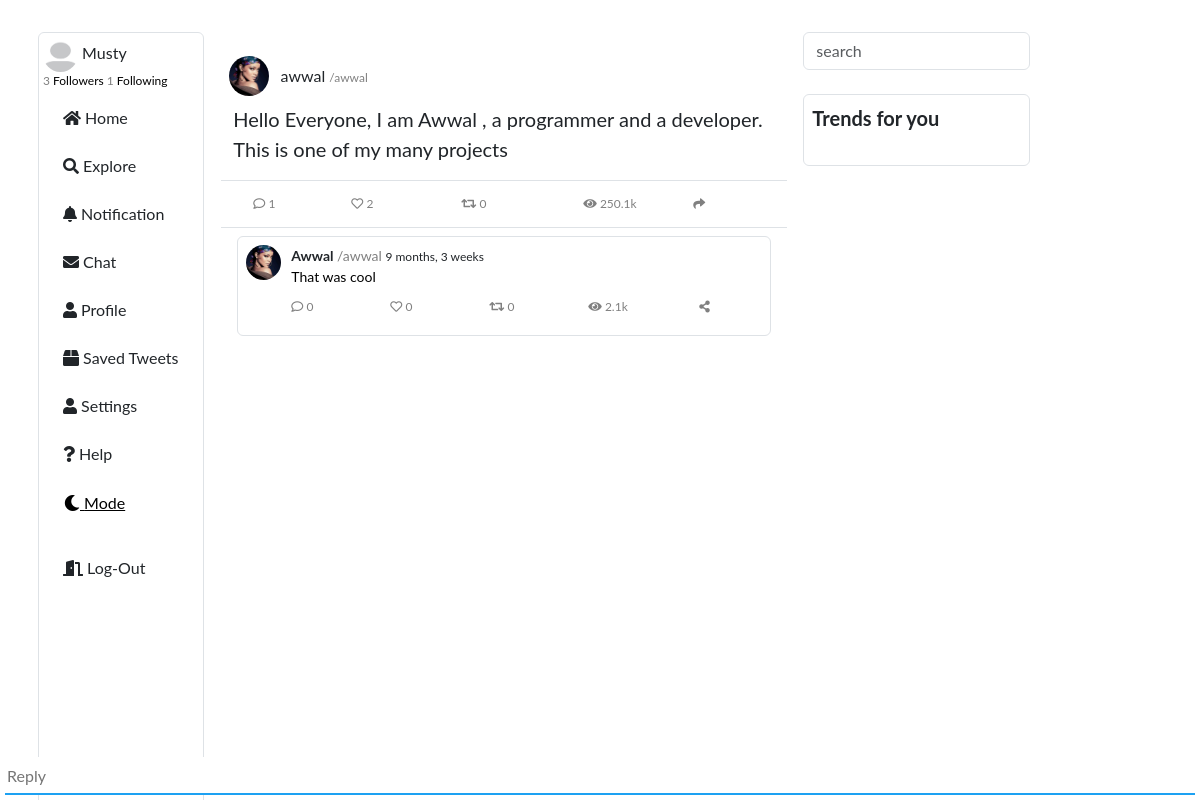
/1detail (signed in), run on the app's committed database.
### tweet/models.py (models this page shows, shortened)
class Profile(models.Model):
    user=models.OneToOneField(User, related_name='profile', on_delete=models.CASCADE)
    follower=models.ManyToManyField('self', related_name='follow', symmetrical=False, blank=True)
    date_joined=models.DateTimeField(auto_now_add=True, blank=True, null=True)
    bio=models.CharField(max_length=100, blank=True, null=True)
    location=models.CharField(max_length=100, blank=True, null=True)
    profile_photo=models.ImageField(upload_to='profileimage', default='profileimage/profile.png', null=True, blank=True)
    cover_photo=models.ImageField(upload_to='profileimage', null=True, blank=True)
    mode=models.CharField(max_length=100, default='white')
    def __str__(self):
        return self.user.username
    def get_absolute_url(self):
        return reverse('ProfileUrl', args=[self.id])

class Tweet(models.Model):
    profile=models.ForeignKey(Profile,related_name='tweet', on_delete=models.CASCADE, blank=True)
    date=models.DateTimeField(auto_now_add=True)
    body=models.TextField()
    like=models.ManyToManyField(Profile,related_name='liked', blank=True)
    comment=models.ForeignKey('self', related_name='tweet', null=True, blank=True, on_delete=models.CASCADE)
    views=models.ManyToManyField(Profile,related_name='viewed', blank=True)
    active=models.BooleanField(default=True)
    retweet=models.ManyToManyField(Profile,related_name='retweet', blank=True)
    def get_absolute_url(self):
        return reverse ('TweetDetailUrl', args=[self.id])

### tweet/views.py (the view)
# urls.py: path('<int:id>detail', TweetDetailView, name='TweetDetailUrl'),
def TweetDetailView(request, id):
    tweet=Tweet.objects.get(id=id)
    tweet_form=TweetForm()
    image_form=ImageForm()
    file_form=FileForm()
    try:
        prof=Profile.objects.get(user__username=request.user)
    except:
        prof=''
    template='tweetTemplate/tweetDetail.html'
    context=dict(tweet=tweet, prof=prof,form=tweet_form,image=image_form,file=file_form)
    return render(request, template, context)

### tweet/forms.py
class TweetForm(forms.ModelForm):
    class Meta:
        model=Tweet
        fields=['body']

class ImageForm(forms.ModelForm):
    class Meta:
        model=Image
        fields=['image']
        widgets={'image':forms.ClearableFileInput(attrs={'muliple':True, 'id':'upload', 'class':'hide'})}

### template/tweetTemplate/tweetDetail.html (shortened to what this page needs)
{%extends 'base.html'%}
{%load custom_tags%}
{%block content%}
<div class='' style=''>
<div class='row align-items-center' style=''>
<div class="col-1 p-2">
<a href="{{tweet.profile.get_absolute_url}}" >
<img class='container rounded-circle m-0 p-0' style='width:40px;height:40px;object-fit:cover' loading='lazy' src={{tweet.profile.profile_photo.url}}  />
</a>
</div>
<div class="col">
	{{tweet.profile}}
	<span class="sz-12 color-t">/{{tweet.profile.user.username|lower}}</span>
</div>
</div>
<p class='body' style='line-height:30px;font-size:20px'>{{tweet.body}}</p>
<div class="row sz-12 align-items-center border-top border-bottom p-2">
            <div class="col">
                <a href="{{tweet.get_absolute_url}}?#holder">
                    <button class="btn no-border color-t color-bg-white sz-12">
                        <i class="far fa-comment">
                        </i>
                        {{tweet.tweet.count}}
                    </button>
                </a>
            </div>
            <div class="col">
                {%include 'tweetTemplate/like.html'%}
            </div>
            <div class="col">
                {%include 'tweetTemplate/retweet.html'%}
            </div>
            <div class="col">
              <button class="no-border btn color-t color-bg-white sz-12">
                <i class="fas fa-eye"></i> 250.1k
              </button>
            </div>
            <div class="col">
                <button class="no-border btn color-t color-bg-white sz-12">
                    <i class="fas fa-share" style="">
                    </i>
                </button>
            </div>
       </div>
</div>
{%include 'tweetTemplate/tweetbox.html' with tweets=tweet.tweet.all %}
<br>
<br>
<div class='bottomline fixed-bottom bcolor' style='padding:5px'><a class='norml' href='#hell'><input name='body' id='holder' class='input' onclick="$('#hell').addClass('show');$('#holder').addClass('hide')" style='border: none;border-bottom: 2px solid var(--primary-color);width:100%;bottom:10px;height:1cm;box-shadow:none;' placeholder='Reply'></a>
</div>
{%endblock%}

### template/dropdown.html (shortened to what this page needs)
<div id="dropdown" class="animate__animated animate__slideInDown overflow-auto border rounded h-100 color-bg-white color-bg-dark-light m-0 p-3 p-md-1 sz-16 position-fixed" style="overlow:auto">
    {%if user.is_authenticated%}
    <img class='container p-0 rounded-circle' style='width:35px;height:35px;magin-t' src={{request.user.profile.profile_photo.url}}  />
        {{request.user}}
        <div class=''> <a class="col sz-12 color-black" href="{%url 'FollowerListUrl' request.user.profile.id%}" ><span class='sz-12 color-t' style=''>{{request.user.profile.follower.count}}</span> Followers </a><a href="{%url 'FollowListUrl' request.user.profile.id%}" class="col color-black sz-12"><span class='sz-12 color-t' style=''>{{request.user.profile.follow.count}}</span> Following  </a> </div>
        {%endif%}
        <div class="row m-2 py-2">
                <a class="navbar-brand" href="{%url 'TweetUrl'%}">
                <i class="fas fa-home">
                </i>
                <span class="">
                    Home
                </span>
            </a>
        </div>
        <div class="row m-2 py-2">
            <a class="navbar-brand" href="{%url 'TrendUrl'%}">
                <i class="fas fa-search">
                </i>
                <span class="">
                    Explore
                </span>
            </a>
        </div>
        <div class="row m-2 py-2">
            <a class="navbar-brand" href="{%url 'NotificationUrl' %}">
                <i class="fas fa-bell">
                </i>
                <span class="">
                    Notification
                </span>
            </a>
        </div>
        <div class="row m-2 py-2">
            <a class="navbar-brand" href="{%url 'chat' %}">
                <i class="fas fa-envelope">
                </i>
                <span class="">
                    Chat
                </span>
            </a>
        </div>
                <div class="row m-2 py-2">
                    <a href='{{request.user.profile.get_absolute_url}}' class='navbar-brand'>
                        <i class='fas fa-user'></i>
                        Profile
                    </a>
                </div>
                <div class='row m-2 py-2'>
                    <a href="{%url 'SaveUrl' %}" class='navbar-brand'>
                        <i class='fas fa-box pcolor'></i>
                        Saved Tweets
                    </a>
                </div>
                <div class='row m-2 py-2'>
                    <a href='' class='navbar-brand'>
                        <i class='fas fa-user pcolor'></i>
                        Settings
                    </a>
                </div>
                <div class='row m-2 py-2'>
                    <a href='' class='navbar-brand'>
                        <i class='fas fa-question pcolor'></i>
                        Help
                    </a>
                </div>
                <div class='row m-2 py-2'>
                <form method='GET' action="{%url 'ModeUrl' %}">
                    <button class='btn btn-link color-black p-0'  name='dark' value='{{request.path_info}}'>
                        <i class='fas fa-moon pcolor'></i>
                        Mode
                    </button>
                 </form>
                </div>
            {%if user.is_authenticated%}
                <div class="row m-2 py-2">
                    <a href="{%url 'account_logout'  %}" class='navbar-brand'>
                        <i class='fas fa-door-open pcolor'></i>
                        Log-Out
                    </a>
                </div>
          {%endif%}
    </div>

### template/tweetTemplate/like.html (shortened to what this page needs)
<button hx-get="{%url 'TweetUrl'%}" class='no-border color-bg-white sz-12 color-t p-0' hx-include='#on{{tweet.id}}' hx-swap='outerHTML' style='' onClick=''>
{%if prof in tweet.like.all%}
<i id='{{tweet.id}}' style='color:#ff00ff' class='fas fa-heart' data-fa-transform="shrink-8 fa-border"></i>
{%else%}
<i id='{{tweet.id}}' class='far fa-heart' data-fa-transform="shrink-8 fa-border"></i>
{%endif%}
 {{tweet.like.count}}
</button>

### template/tweetTemplate/retweet.html (shortened to what this page needs)
<button class='btn no-border sz-12 p-0 color-t' hx-get="{%url 'TweetUrl'%}" hx-include='#tt{{tweet.id}}' hx-swap='outerHTML' style='' onClick=''>
{%if prof in tweet.retweet.all%}
<i id='{{tweet.id}}' style='color:#757E2B' class='fas fa-retweet' data-fa-transform="shrink-8 fa-border"></i> {{tweet.retweet.count}}
{%else%}
<i id='{{tweet.id}}' class='fas fa-retweet' data-fa-transform="shrink-8 fa-border"></i>
{%endif%}
 {{tweet.retweet.count}}
</button>

### template/tweetTemplate/tweetbox.html (shortened to what this page needs)
{%load custom_tags%}
<div class="row sz-14 m-1" id="tweetbox" style="">
  {%for tweet in tweets %}
    <div class="col-md-12 my-1 p-2 border rounded col-sm" id="twetbox" style="">
      <div class="row">
        <div class="col-2 col-md-1">
          <a href="{{tweet.profile.get_absolute_url}}">
            <img class="container rounded-circle p-0 m-0" loading="" src="{{tweet.profile.profile_photo.url}}" style="width:35px;height:35px;object-fit:cover"/>
          </a>
        </div>
        <div class="col">
          <div class="row ">
            <div class="col">
              <span class="bold sz-14">
                  {{tweet.profile|title}}
              </span>
              <a href="{{tweet.profile.get_absolute_url}}" >
                  <span class="color-t sz-14" style="">
                      /{{tweet.profile.user.username|lower}}
                  </span>
              </a>
              <span class="sz-12" style="">
                  {{tweet.date|timesince}}
              </span>
            </div>
          </div>
          <div class="sz-14" style="">
              <a class="color-black" href="{{tweet.get_absolute_url}}">
                  {{tweet.body|truncatechars:':280'}}
              </a>
          </div>
          <div class="row sz-12 align-items-center my-2">
            <div class="col">
                <a href="{{tweet.get_absolute_url}}?#holder">
                    <button class="btn no-border color-t color-bg-white sz-12 p-0">
                        <i class="far fa-comment">
                        </i>
                        {{tweet.tweet.count}}
                    </button>
                </a>
            </div>
            <div class="col">
                {%include 'tweetTemplate/like.html'%}
            </div>
            <div class="col">
                {%include 'tweetTemplate/retweet.html'%}
            </div>
            <div class="col">
              <button class="no-border btn color-t color-bg-white sz-12 p-0">
                <i class="fas fa-eye"></i> 2.1k
              </button>
            </div>
            <div class="col">
                <button class="no-border btn color-t color-bg-white sz-12">
                    <i class="fas fa-share-alt" style="">
                    </i>
                </button>
            </div>
          </div>
        </div>
      </div>
    </div>
  {%endfor%}
</div>

### static/css/acss/acss.css (style rules this page uses)
:root { --primary-color:#347C17; --secondary-color: #6AA121; --tertiary-color: #F0FFF0; }
.bold { font-weight: bold; }
.border { border: 1px solid black; }
.color-t { color: var(--tertiary-color) }
.color-black { color: black }
.color-bg-white { background-color: white }
.font-lato { font-family: Lato }
.no-border { border-color: none; border: none !important }
.sz-12 { font-size: 12px; }
.sz-14 { font-size: 14px; }
.sz-16 { font-size: 16px; }

### template/base.html (style rules this page uses)
:root { --primary-color: #1DA1F2; --secondary-color:#07294D;color; --tertiary-color:gray; }
a { text-decoration: none; }

### template/tweetTemplate/tweetDetail.html (style rules this page uses)
body { backgrond-color:white; }

### data on the page
Tweet: profile.profile_photo (picture), profile "awwal", profile.user.username "awwal", body "Hello Everyone, I am Awwal , a programmer and a developer. This is one of my many projects", tweet.count "1", like.count "2", retweet.count "0"
Tweet: profile.profile_photo (picture), profile "Awwal", profile.user.username "awwal", date "9 months, 3 weeks", body "That was cool", tweet.count "0", like.count "0", retweet.count "0"

### other printed values
{{ request.user }} "Musty"
{{ request.user.profile.follower.count }} "3"
{{ request.user.profile.follow.count }} "1"
